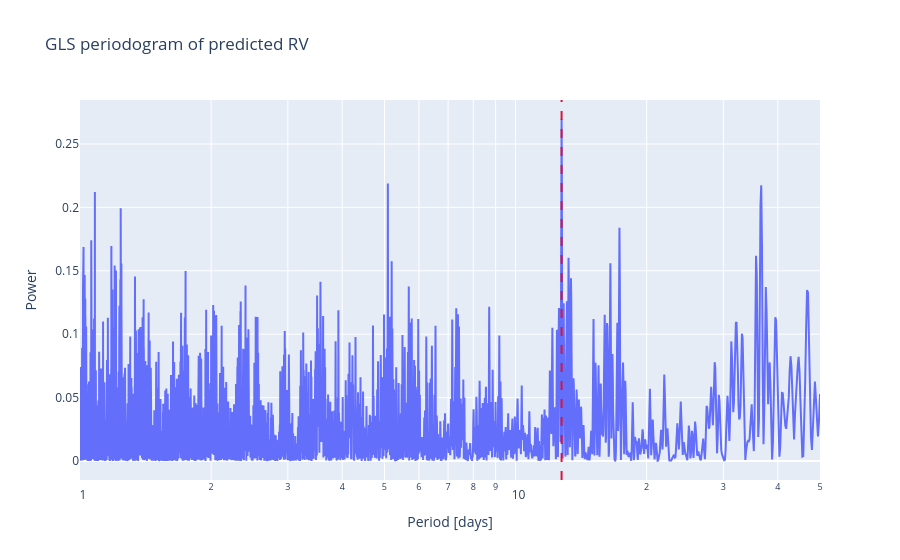

Source (notebook cell):
### Markdown cell above
# New

HD209458_esp19_2_linear_corrected

### Code cell
from astropy.timeseries import LombScargle

gls_input_df = (
    star_prediction_df[['rjd', 'predicted_true_vrad']]
    .dropna()
    .sort_values('rjd')
    .copy()
)

gls = LombScargle(
    gls_input_df['rjd'].to_numpy(),
    gls_input_df['predicted_true_vrad'].to_numpy(),
    center_data=True,
    fit_mean=True,
)

min_period = 1
max_period = 50

min_frequency = 1 / max_period
max_frequency = 1 / min_period

frequency, power = gls.autopower(
    minimum_frequency=min_frequency,
    maximum_frequency=max_frequency,
)

#frequency, power = gls.autopower()


best_frequency = frequency[np.argmax(power)]
best_period = 1 / best_frequency

gls_periodogram_df = pd.DataFrame(
    {
        'frequency': frequency,
        'period': 1 / frequency,
        'power': power,
    }
).sort_values('period')

fig = go.Figure()
fig.add_trace(
    go.Scatter(
        x=gls_periodogram_df['period'],
        y=gls_periodogram_df['power'],
        mode='lines',
        name='GLS power',
        hovertemplate='period=%{x:.6f} d<br>power=%{y:.6f}<extra></extra>',
    )
)
fig.add_vline(
    x=best_period,
    line_dash='dash',
    line_color='crimson',
    annotation_text=f'best period = {best_period:.6f} d',
    annotation_position='top right',
)
fig.update_layout(
    title='GLS periodogram of predicted RV',
    xaxis_title='Period [days]',
    yaxis_title='Power',
)
fig.update_xaxes(type='log', range=[np.log10(1), np.log10(50)])
fig.show()

pd.Series(
    {
        'best_frequency': best_frequency,
        'best_period_days': best_period,
        'max_power': power.max(),
    }
)

### Figure 1 — Plotly figure (JSON) as saved in the notebook; plotly's stock layout.template omitted (floating-point values rounded to 4 significant figures; data arrays with more than 128 entries replaced by an {"elided": "..."} marker saying what was removed)
{"data": [{"hovertemplate": "period=%{x:.6f} d<br>power=%{y:.6f}<extra></extra>", "mode": "lines", "name": "GLS power", "type": "scatter", "x": {"elided": "9011 float values"}, "y": {"elided": "9011 float values"}}], "layout": {"annotations": [{"showarrow": false, "text": "best period = 12.754219 d", "x": 12.75, "xanchor": "left", "xref": "x", "y": 1, "yanchor": "top", "yref": "y domain"}], "shapes": [{"line": {"color": "crimson", "dash": "dash"}, "type": "line", "x0": 12.75, "x1": 12.75, "xref": "x", "y0": 0, "y1": 1, "yref": "y domain"}], "title": {"text": "GLS periodogram of predicted RV"}, "xaxis": {"range": [0, 1.699], "title": {"text": "Period [days]"}, "type": "log"}, "yaxis": {"title": {"text": "Power"}}}}
